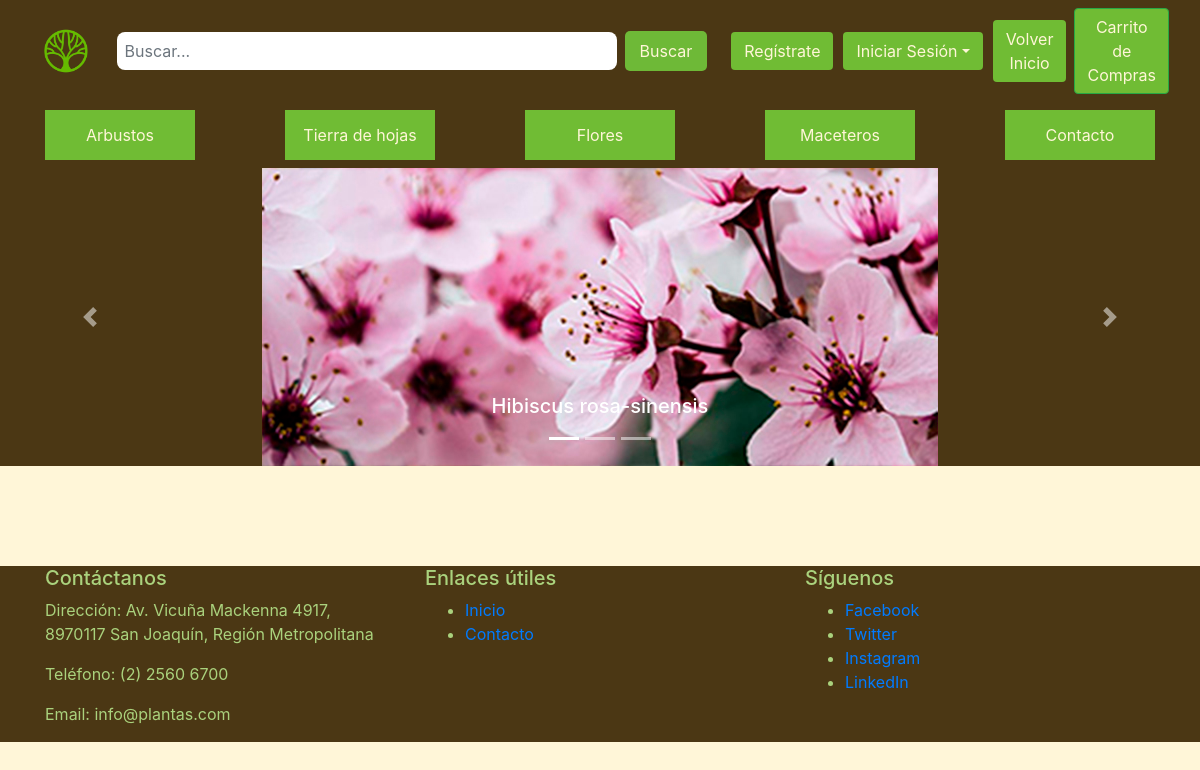
Before: /flores/ with the older database file.
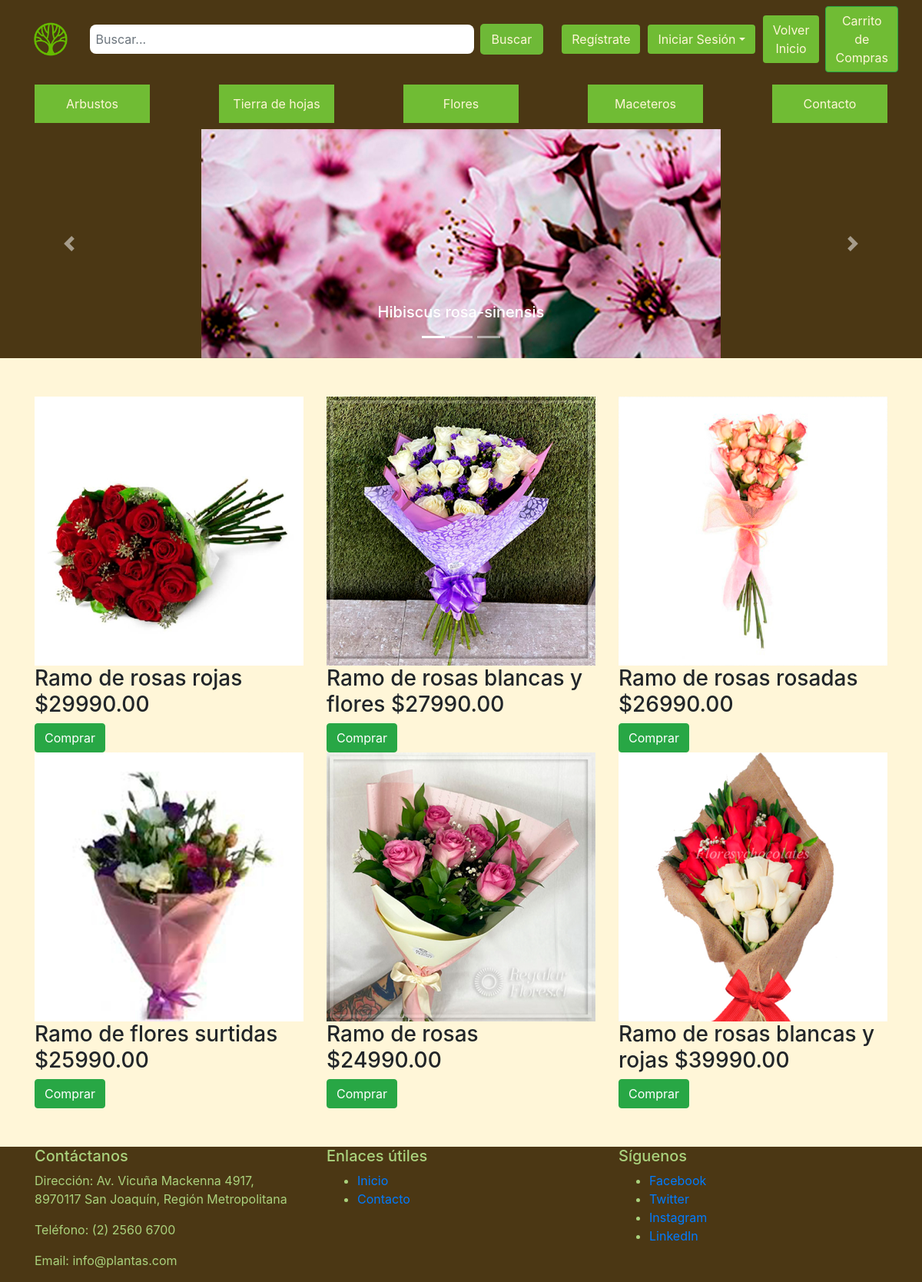
After: the same page with the newer database file.
### aplicacion/models.py (models this page shows, shortened)
class Producto(models.Model):
    IdProducto = models.AutoField(primary_key=True)
    tipo_producto = models.ForeignKey(TipoProducto, on_delete=models.CASCADE)
    nombre = models.CharField(max_length=255)
    precio = models.DecimalField(max_digits=10, decimal_places=2)
    stock = models.IntegerField()
    imagen = models.CharField(max_length=255)

### aplicacion/views.py (the view)
# urls.py: path('flores/', views.flores, name='flores'),
def flores(request):
    productos = Producto.objects.raw('SELECT * FROM aplicacion_producto WHERE tipo_producto_id = %s', [10])
    return render(request, 'aplicacion/flores.html',{'productos': productos})

### aplicacion/templates/aplicacion/flores.html (shortened to what this page needs)
{% load static %}
<!DOCTYPE html>
<html lang="es">
<head>
    <link rel="stylesheet" href="{% static 'css/style.css' %}">
    <link rel="stylesheet" href="https://stackpath.bootstrapcdn.com/bootstrap/4.5.2/css/bootstrap.min.css">
</head>
<body style="background-color: rgb(255, 246, 216);">
    <header>
        <div id="navbarSuperior"></div>
        <div id="navbarInferior"></div>
    </header>
    <div id="carouselExampleCaptions" class="carousel slide" data-ride="carousel">
        <ol class="carousel-indicators">
            <li data-target="#carouselExampleCaptions" data-slide-to="0" class="active"></li>
            <li data-target="#carouselExampleCaptions" data-slide-to="1"></li>
            <li data-target="#carouselExampleCaptions" data-slide-to="2"></li>
        </ol>
        <div class="carousel-inner">
            <div class="carousel-item active">
                <img src="{% static 'img/Banneflor/banneflor2.jpg' %}" class="d-block img-fluid max-height-700" alt="Trabajo 1">
                <div class="carousel-caption d-none d-md-block">
                    <h5>Hibiscus rosa-sinensis</h5>
                </div>
            </div>
        </div>
        <a class="carousel-control-prev" href="#carouselExampleCaptions" role="button" data-slide="prev">
            <span class="carousel-control-prev-icon" aria-hidden="true"></span>
        </a>
        <a class="carousel-control-next" href="#carouselExampleCaptions" role="button" data-slide="next">
            <span class="carousel-control-next-icon" aria-hidden="true"></span>
        </a>
    </div>
    <div class="separator"></div>
    <div class="container">
        <div class="row">
            {% for producto in productos %}
            <div class="col-md-4">
                <img src="{% static 'img/ImagenesProducto/' %}{{ producto.imagen }}" class="img-fluid" alt="Imagen 1">
                <h3>{{ producto.nombre }} ${{ producto.precio }}</h3>
                <button class="btn btn-success" onclick="agregarAlCarrito({{producto.IdProducto}})">Comprar</button>
            </div>
            {% endfor %}
        </div>
    </div>
    <div class="separator"></div>
    <footer>
        <div class="container-fluid footer">
            <div class="container">
                <div class="row">
                    <div class="col-md-4">
                        <h5>Contáctanos</h5>
                        <p>Dirección: Av. Vicuña Mackenna 4917, 8970117 San Joaquín, Región Metropolitana</p>
                        <p>Teléfono: (2) 2560 6700</p>
                        <p>Email: info@plantas.com</p>
                    </div>
                    <div class="col-md-4">
                        <h5>Enlaces útiles</h5>
                        <ul>
                            <li><a href="index.html">Inicio</a></li>
                            <li><a href="contacto.html">Contacto</a></li>
                        </ul>
                    </div>
                    <div class="col-md-4">
                        <h5>Síguenos</h5>
                        <ul>
                            <li><a href="https://www.Facebook.com"> Facebook</a></li>
                            <li><a href="https://www.Twitter.com"> Twitter</a></li>
                            <li><a href="https://www.instagram.com"> Instagram</a></li>
                            <li><a href="https://www.Linkedin.com"> LinkedIn</a></li>
                        </ul>
                    </div>
                </div>
            </div>
        </div>
    </footer>
</body>
</html>

### static/css/style.css (style rules this page uses)
.carousel img { margin: 0 auto; }
.carousel-inner { background-color: rgb(75, 55, 20); }
.footer { background-color: rgb(75, 55, 20); color: rgb(170, 210, 125); }
.max-height-700 { max-height: 700px; }
p { color: rgb(170, 210, 125); font-style:normal; }
.separator { height: 50px; }

Changed rows visible on the page:
added Producto: imagen (picture), nombre "Ramo de rosas rojas", precio "29990.00"
added Producto: imagen (picture), nombre "Ramo de rosas blancas y flores", precio "27990.00"
added Producto: imagen (picture), nombre "Ramo de rosas rosadas", precio "26990.00"
added Producto: imagen (picture), nombre "Ramo de flores surtidas", precio "25990.00"
added Producto: imagen (picture), nombre "Ramo de rosas", precio "24990.00"
added Producto: imagen (picture), nombre "Ramo de rosas blancas y rojas", precio "39990.00"
